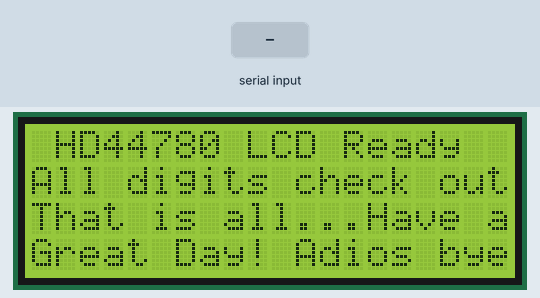
A sketch run on a simulated Arduino Uno, built with avr-gcc and run on an emulated ATmega328P. Shown: 20×4 character LCD. The inputs (shaded band) are chosen by the test bench.

Above: at 1.3 s.
1.4 s: "^\n" received over Serial
At 2.5 s:
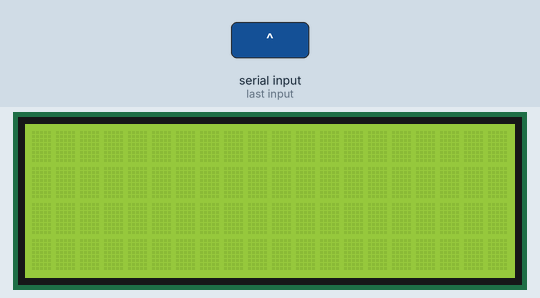
2.9 s: "1\n" received over Serial
Timing chart, 0 to 5.9 s (numbered marks = the images above; inputs shaded):
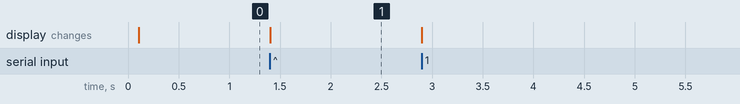

Measured:
- after the input at 1.4 s, the display: changes at once (image 1)

The sketch:

LCDScreen.ino
```cpp
// we need this library for the LCD commands
#include <LiquidCrystal.h>
#include <SPI.h>

#define TWENTYXFOUR
#ifdef TWENTYXFOUR
#define COLUMNS 20
#else
#define COLUMNS 16
#endif
#define ROWS 4

// initialize the library with the numbers of the interface pins
LiquidCrystal lcd(7, 8, 9, 10, 11, 12);
int state = 0;
int x = COLUMNS - 1;
int y = 0;
void setup()
{
  Serial.begin (115200);
  delay(10);
  lcd.begin(COLUMNS, ROWS); // Specify how many columns and rows in the LCD unit
  delay(10);
  lcd.clear();
  delay(10);
  #ifdef TWENTYXFOUR
  lcd.print(" HD44780 LCD Ready  ");
  lcd.setCursor (0,1); // necessary
  lcd.print("All digits check out");
  lcd.setCursor (0,2); // necessary
  lcd.print("That is all...Have a");
  lcd.setCursor (0,3); // necessary
  lcd.print("Great Day! Adios bye");
  #else
  lcd.print(" HD44780 Ready  ");
  lcd.setCursor (0,1); // necessary
  lcd.print("All digits check");
  lcd.setCursor (0,2); // necessary
  lcd.print("That is all...");
  lcd.setCursor (0,3); // necessary
  lcd.print("Great Day! Adios");
  #endif

}

void handleCh()
{
  char ch = 0;
  if (Serial.available())
    ch = Serial.read();

  // Ignore carriage return/line feed
  if ((ch == 10) || (ch == 13))
    ch = 0;

  if (ch)
  {
    x = x + 1;
    if (x == COLUMNS)
    {
      x = 0;
      y = y + 1;
      if (y == ROWS)
        y = 0;
    }

    if (ch == '^') // clearscreen
    {
      lcd.clear();
      x = COLUMNS -1;
      y = ROWS - 1;
    }
    else
    {
      lcd.setCursor (x,y);
      lcd.print ( ch );
    }
  }
}

void loop()
{
  handleCh ();
}
```
